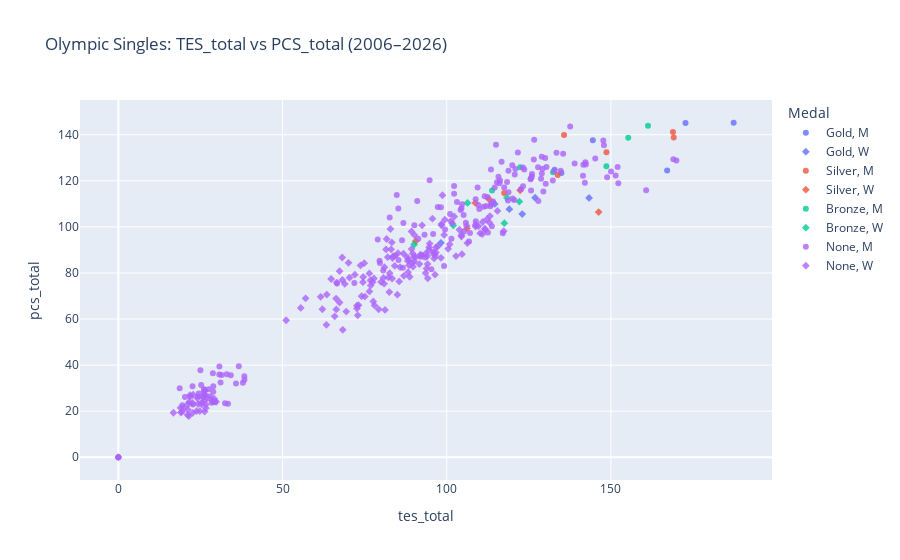

The notebook cell this image was saved under:
### Markdown cell above
---
## 6) Hero chart: Where do medalists live in TES vs PCS space?

This chart is the fastest way to *see* what wins.

- **X:** TES_total (technical power)
- **Y:** PCS_total (artistry)
- **Color:** medal

If medals cluster far to the right, it suggests **TES dominates**.
If medals cluster high up, it suggests **PCS dominates**.

---

### Code cell
# Hero scatter (Plotly for interactivity in notebook)
fig = px.scatter(
    agg.dropna(subset=["tes_total","pcs_total"]),
    x="tes_total",
    y="pcs_total",
    color="medal_label",
    symbol="gender",
    hover_data=["year","skater","nation","final_rank","tes_total","pcs_total","tech_dominance"],
    title="Olympic Singles: TES_total vs PCS_total (2006–2026)",
    opacity=0.8
)
fig.update_layout(legend_title_text="Medal")
fig.show()

### Figure 1 — Plotly figure (JSON) as saved in the notebook; plotly's stock layout.template omitted (floating-point values rounded to 4 significant figures; data arrays with more than 128 entries replaced by an {"elided": "..."} marker saying what was removed)
{"data": [{"customdata": [[2026, "SHAIDOROV Mikhail", "KAZ", 1, 0.5732], [2022, "CHEN Nathan", "USA", 1, 0.5634], [2018, "HANYU Yuzuru", "JPN", 1, 0.5434], [2014, "HANYU Yuzuru", "JPN", 1, 0.5122], [2010, "LYSACEK Evan", "USA", 1, 0.5157], [2006, "PLUSHENKO Evgeni", "   RUS", 1, 0.5224]], "hovertemplate": "medal_label=Gold<br>gender=M<br>tes_total=%{x}<br>pcs_total=%{y}<br>year=%{customdata[0]}<br>skater=%{customdata[1]}<br>nation=%{customdata[2]}<br>final_rank=%{customdata[3]}<br>tech_dominance=%{customdata[4]}<extra></extra>", "legendgroup": "Gold, M", "marker": {"color": "#636efa", "opacity": 0.8, "symbol": "circle"}, "mode": "markers", "name": "Gold, M", "orientation": "v", "showlegend": true, "type": "scatter", "x": [167.1, 187.4, 172.7, 144.5, 132.9, 134.9], "xaxis": "x", "y": [124.4, 145.2, 145.1, 137.6, 124.8, 123.4], "yaxis": "y"}, {"customdata": [[2026, "LIU Alysa", "USA", 1, 0.5251], [2022, "SHCHERBAKOVA Anna", "ROC", 1, 0.5601], [2018, "ZAGITOVA Alina", "OAR", 1, 0.5298], [2014, "SOTNIKOVA Adelina", "RUS", 1, 0.5104], [2010, "KIM Yu-Na", "KOR", 1, 0.5382], [2006, "ARAKAWA Shizuka", "   JPN", 1, 0.5135]], "hovertemplate": "medal_label=Gold<br>gender=W<br>tes_total=%{x}<br>pcs_total=%{y}<br>year=%{customdata[0]}<br>skater=%{customdata[1]}<br>nation=%{customdata[2]}<br>final_rank=%{customdata[3]}<br>tech_dominance=%{customdata[4]}<extra></extra>", "legendgroup": "Gold, W", "marker": {"color": "#636efa", "opacity": 0.8, "symbol": "diamond"}, "mode": "markers", "name": "Gold, W", "orientation": "v", "showlegend": true, "type": "scatter", "x": [119.1, 143.4, 126.9, 114.6, 123.0, 98.25], "xaxis": "x", "y": [107.7, 112.6, 112.7, 110.0, 105.6, 93.09], "yaxis": "y"}, {"customdata": [[2026, "KAGIYAMA Yuma", "JPN", 2, 0.5289], [2022, "KAGIYAMA Yuma", "JPN", 2, 0.5448], [2018, "UNO Shoma", "JPN", 2, 0.5493], [2014, "CHAN Patrick", "CAN", 2, 0.4925], [2010, "PLUSHENKO Evgeni", "RUS", 2, 0.522], [2006, "LAMBIEL Stephane", "   SUI", 2, 0.506]], "hovertemplate": "medal_label=Silver<br>gender=M<br>tes_total=%{x}<br>pcs_total=%{y}<br>year=%{customdata[0]}<br>skater=%{customdata[1]}<br>nation=%{customdata[2]}<br>final_rank=%{customdata[3]}<br>tech_dominance=%{customdata[4]}<extra></extra>", "legendgroup": "Silver, M", "marker": {"color": "#EF553B", "opacity": 0.8, "symbol": "circle"}, "mode": "markers", "name": "Silver, M", "orientation": "v", "showlegend": true, "type": "scatter", "x": [148.7, 168.9, 169.1, 135.7, 133.8, 117.5], "xaxis": "x", "y": [132.4, 141.2, 138.8, 139.9, 122.5, 114.7], "yaxis": "y"}, {"customdata": [[2026, "SAKAMOTO Kaori", "JPN", 2, 0.502], [2022, "TRUSOVA Alexandra", "ROC", 2, 0.5788], [2018, "MEDVEDEVA Evgenia", "OAR", 2, 0.5136], [2014, "KIM Yuna", "KOR", 2, 0.4962], [2010, "ASADA Mao", "JPN", 2, 0.5167], [2006, "COHEN Sasha", "   USA", 2, 0.4912]], "hovertemplate": "medal_label=Silver<br>gender=W<br>tes_total=%{x}<br>pcs_total=%{y}<br>year=%{customdata[0]}<br>skater=%{customdata[1]}<br>nation=%{customdata[2]}<br>final_rank=%{customdata[3]}<br>tech_dominance=%{customdata[4]}<extra></extra>", "legendgroup": "Silver, W", "marker": {"color": "#EF553B", "opacity": 0.8, "symbol": "diamond"}, "mode": "markers", "name": "Silver, W", "orientation": "v", "showlegend": true, "type": "scatter", "x": [112.9, 146.3, 122.4, 108.7, 106.2, 90.55], "xaxis": "x", "y": [112.0, 106.4, 115.9, 110.4, 99.32, 93.81], "yaxis": "y"}, {"customdata": [[2026, "SATO Shun", "JPN", 3, 0.5406], [2022, "UNO Shoma", "JPN", 3, 0.5282], [2018, "FERNANDEZ Javier", "ESP", 3, 0.5285], [2014, "TEN Denis", "KAZ", 3, 0.5169], [2010, "TAKAHASHI Daisuke", "JPN", 3, 0.493], [2006, "BUTTLE Jeffrey", "   CAN", 3, 0.4957]], "hovertemplate": "medal_label=Bronze<br>gender=M<br>tes_total=%{x}<br>pcs_total=%{y}<br>year=%{customdata[0]}<br>skater=%{customdata[1]}<br>nation=%{customdata[2]}<br>final_rank=%{customdata[3]}<br>tech_dominance=%{customdata[4]}<extra></extra>", "legendgroup": "Bronze, M", "marker": {"color": "#00cc96", "opacity": 0.8, "symbol": "circle"}, "mode": "markers", "name": "Bronze, M", "orientation": "v", "showlegend": true, "type": "scatter", "x": [148.6, 155.3, 161.3, 132.4, 122.4, 113.8], "xaxis": "x", "y": [126.3, 138.7, 143.9, 123.7, 125.8, 115.8], "yaxis": "y"}, {"customdata": [[2026, "NAKAI Ami", "JPN", 3, 0.5364], [2022, "SAKAMOTO Kaori", "JPN", 3, 0.5238], [2018, "OSMOND Kaetlyn", "CAN", 3, 0.5122], [2014, "KOSTNER Carolina", "ITA", 3, 0.4906], [2010, "ROCHETTE Joannie", "CAN", 3, 0.5034], [2006, "SLUTSKAYA Irina", "   RUS", 3, 0.4938]], "hovertemplate": "medal_label=Bronze<br>gender=W<br>tes_total=%{x}<br>pcs_total=%{y}<br>year=%{customdata[0]}<br>skater=%{customdata[1]}<br>nation=%{customdata[2]}<br>final_rank=%{customdata[3]}<br>tech_dominance=%{customdata[4]}<extra></extra>", "legendgroup": "Bronze, W", "marker": {"color": "#00cc96", "opacity": 0.8, "symbol": "diamond"}, "mode": "markers", "name": "Bronze, W", "orientation": "v", "showlegend": true, "type": "scatter", "x": [117.6, 122.1, 118.3, 106.3, 102.0, 90.08], "xaxis": "x", "y": [101.6, 111.0, 112.7, 110.4, 100.6, 92.36], "yaxis": "y"}, {"customdata": {"elided": "161x5 mixed values"}, "hovertemplate": "medal_label=None<br>gender=M<br>tes_total=%{x}<br>pcs_total=%{y}<br>year=%{customdata[0]}<br>skater=%{customdata[1]}<br>nation=%{customdata[2]}<br>final_rank=%{customdata[3]}<br>tech_dominance=%{customdata[4]}<extra></extra>", "legendgroup": "None, M", "marker": {"color": "#ab63fa", "opacity": 0.8, "symbol": "circle"}, "mode": "markers", "name": "None, M", "orientation": "v", "showlegend": true, "type": "scatter", "x": {"elided": "161 float values"}, "xaxis": "x", "y": {"elided": "161 float values"}, "yaxis": "y"}, {"customdata": {"elided": "160x5 mixed values"}, "hovertemplate": "medal_label=None<br>gender=W<br>tes_total=%{x}<br>pcs_total=%{y}<br>year=%{customdata[0]}<br>skater=%{customdata[1]}<br>nation=%{customdata[2]}<br>final_rank=%{customdata[3]}<br>tech_dominance=%{customdata[4]}<extra></extra>", "legendgroup": "None, W", "marker": {"color": "#ab63fa", "opacity": 0.8, "symbol": "diamond"}, "mode": "markers", "name": "None, W", "orientation": "v", "showlegend": true, "type": "scatter", "x": {"elided": "160 float values"}, "xaxis": "x", "y": {"elided": "160 float values"}, "yaxis": "y"}], "layout": {"legend": {"title": {"text": "Medal"}, "tracegroupgap": 0}, "title": {"text": "Olympic Singles: TES_total vs PCS_total (2006–2026)"}, "xaxis": {"anchor": "y", "domain": [0, 1], "title": {"text": "tes_total"}}, "yaxis": {"anchor": "x", "domain": [0, 1], "title": {"text": "pcs_total"}}}}
